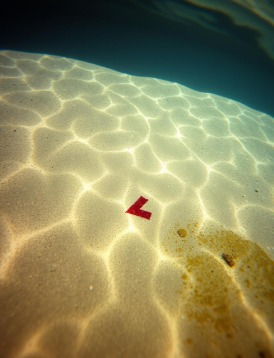
#> input picture contour_detection/contour2.jpg, 274 x 358 px, found by its file name
$ python simple_detect.py
#> lines starting #> are read from the running program, lines starting #| are printed output that depends on the picture; after the words box and inside, x2 and y2 are one past the last pixel; in counts of white or black regions, pixels touching at a corner belong together
import cv2 as cv
import numpy as np

image = cv.imread(r"C:\Users\xoxo3\OneDrive\Desktop\PYTHON\OPENCV-PYTHON_3.10\contour_detection\contour2.jpg")
#> image is the input picture: shape (358, 274, 3); mean B, G, R 91.5, 134.2, 137.8


output = image.copy()

gray = cv.cvtColor(image, cv.COLOR_BGR2GRAY)
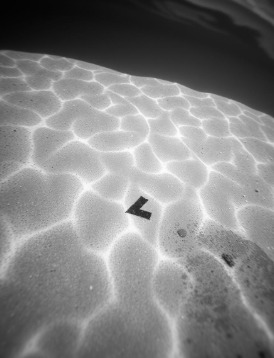
#> gray: shape (358, 274); min 2, max 253, mean 130.4

blur = cv.GaussianBlur(gray, (5,5), 0)

edges = cv.Canny(blur, 50, 150)
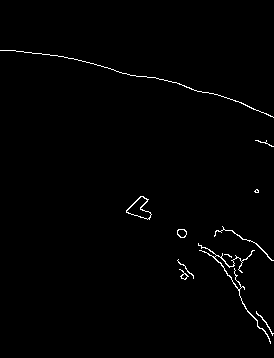
#> edges: shape (358, 274); 1% white in thin lines or dots, all inside (x1, y1, x2, y2) = (0, 50, 274, 344)

contours, _ = cv.findContours(edges, cv.RETR_EXTERNAL, cv.CHAIN_APPROX_SIMPLE)
#> contours = 11 contours, 6 with area under 20; largest, box (x1, y1, x2, y2) and area: (126, 196, 152, 220) 286, (198, 243, 271, 344) 86, (177, 229, 187, 238) 62, (214, 226, 274, 261) 29, (179, 269, 189, 280) 28

for cnt in contours:
    if cv.contourArea(cnt) < 1000:
        continue
    epsilon = 0.03 * cv.arcLength(cnt, True)
    approx = cv.approxPolyDP(cnt, epsilon, True)
    x,y,w,h =cv.boundingRect(approx)
    aspect_ration = float(w)/h

    if 5 < len(approx) <= 7 and (aspect_ration < 0.6 or aspect_ration > 1.4):
        cv.drawContours(output, [approx], -1, (0,255,0), 4)
        cv.putText(output, "Arrow", (x,y-10), cv.FONT_HERSHEY_SIMPLEX, 0.8, (0,0,255), 2)
#> this loop made 11 passes


cv.imshow("Edges", edges)
cv.imshow("Detected arrows", output)
cv.waitKey(0)
cv.destroyAllWindows()

$ run again, with contour_detection/contour1.jpg copied over contour_detection/contour2.jpg
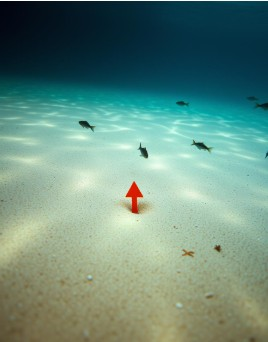
#> input picture contour_detection/contour1.jpg, 268 x 342 px, found by its file name
#> image is the input picture: shape (342, 268, 3); mean B, G, R 126.8, 140.9, 105.2
#> `gray = cv.cvtColor(image, cv.COLOR_BGR2GRAY)`:
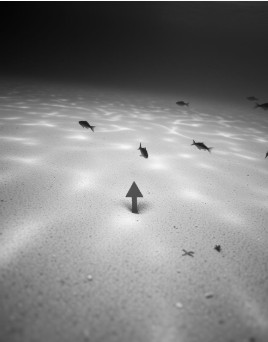
#> gray: shape (342, 268); min 4, max 254, mean 128.6
#> `edges = cv.Canny(blur, 50, 150)`:
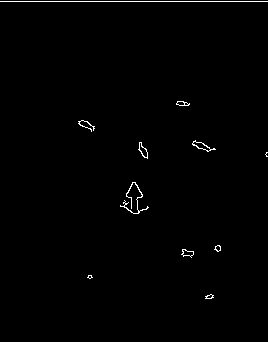
#> edges: shape (342, 268); 0.75% white in thin lines or dots, all inside (x1, y1, x2, y2) = (0, 1, 268, 299)
#> contours = 11 contours, 4 with area under 20; largest, box (x1, y1, x2, y2) and area: (192, 140, 216, 152) 85, (138, 142, 148, 159) 68, (181, 249, 194, 258) 52, (176, 101, 190, 106) 38, (120, 182, 149, 214) 32, (214, 245, 221, 252) 25, (205, 294, 214, 299) 21
#> the loop `for cnt in contours:` made 11 passes
#> cnt on pass 11: [[0, 1], [267, 1]]
